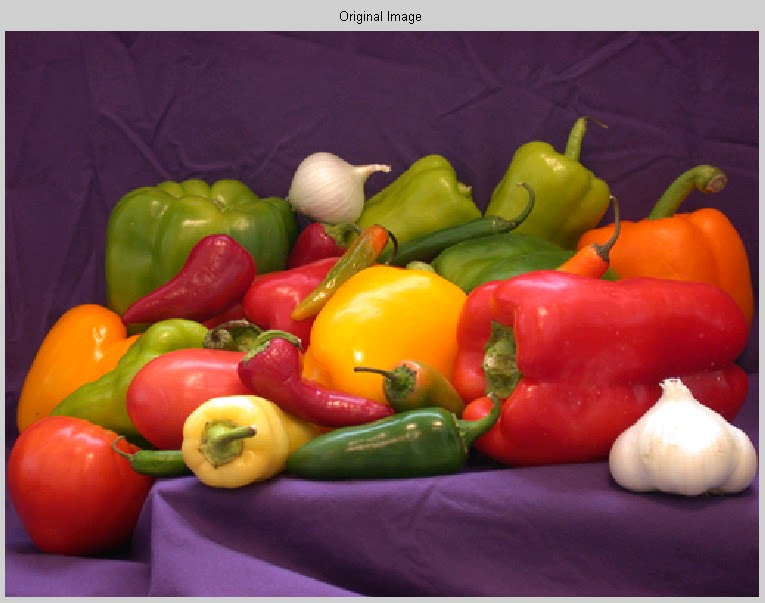
#> input picture Pictures/picture2.jpg, 765 x 603 px
$ python 'Histogram_Denkleştirme.py'
#> lines starting #> are read from the running program, lines starting #| are printed output that depends on the picture
import cv2
import matplotlib.pyplot as plt

# Görüntüyü yükle
img = cv2.imread('./Pictures/picture2.jpg', 0)
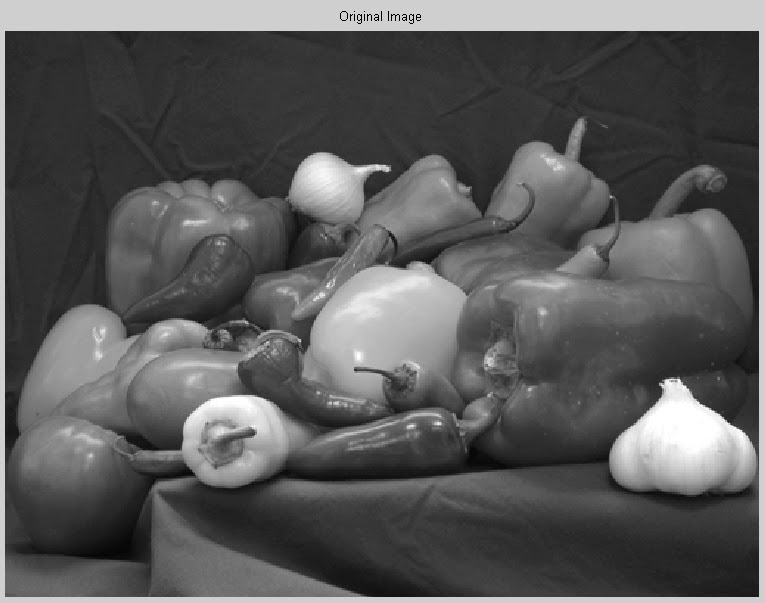
#> img: shape (603, 765); min 0, max 255, mean 90.1

# Histogram dengeleme işlemi
equ = cv2.equalizeHist(img)
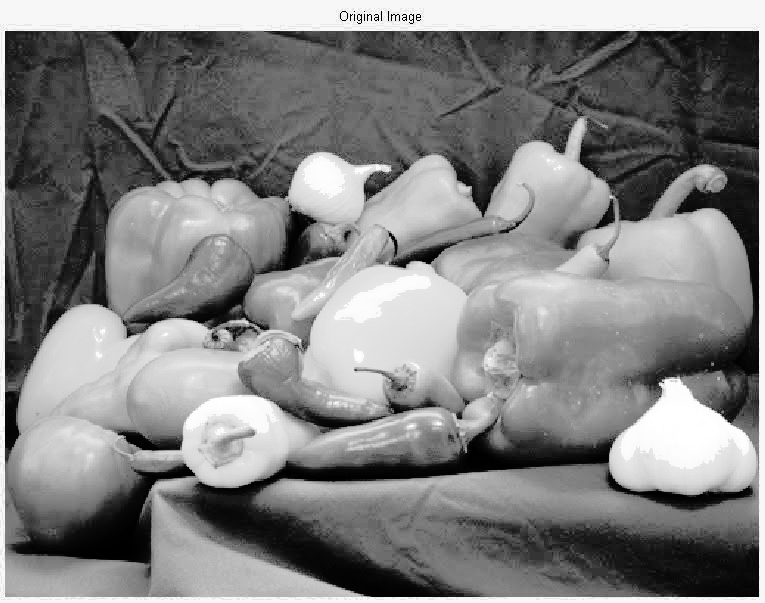
#> equ: shape (603, 765); min 0, max 255, mean 129.3

plt.figure(figsize=(8, 4))

plt.subplot(1, 2, 1)
plt.imshow(img, cmap='gray')
plt.title('Orijinal Görüntü')

plt.subplot(1, 2, 2)
plt.imshow(equ, cmap='gray')
plt.title('Histogram Dengeleme Sonucu')

plt.show()
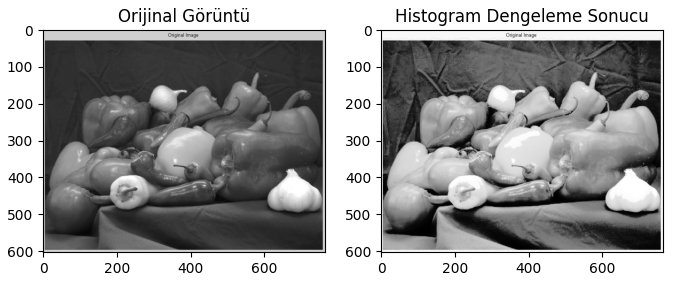
#> figure drawn by matplotlib, 2 panels

$ run again, with Pictures/picture1.jpg copied over Pictures/picture2.jpg
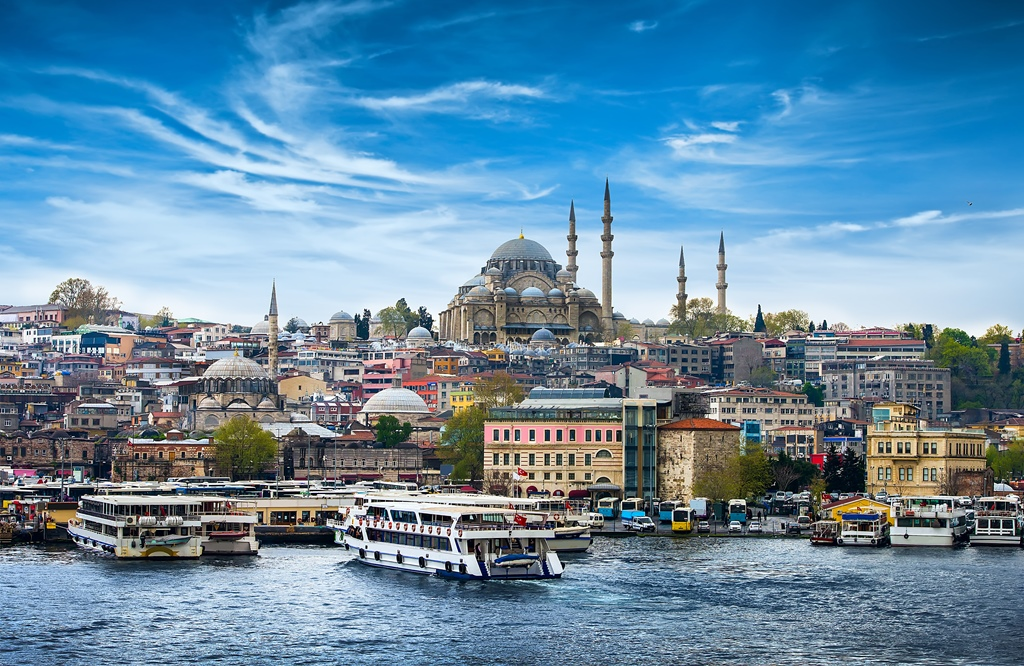
#> input picture Pictures/picture1.jpg, 1024 x 666 px
#> `equ = cv2.equalizeHist(img)`:
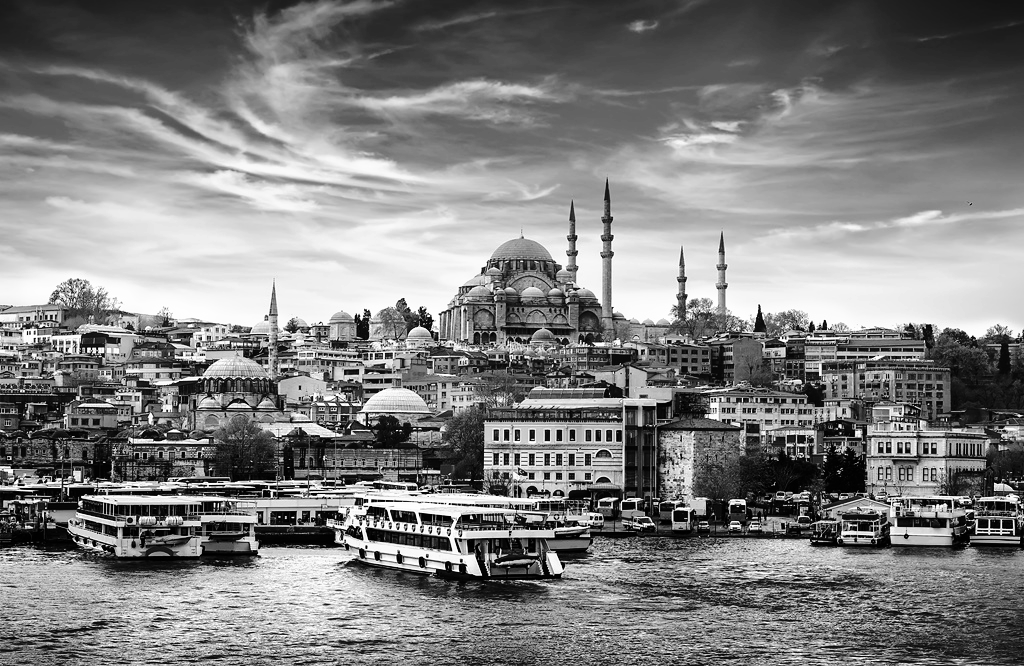
#> equ: shape (666, 1024); min 0, max 255, mean 127.9
#> `plt.show()`:
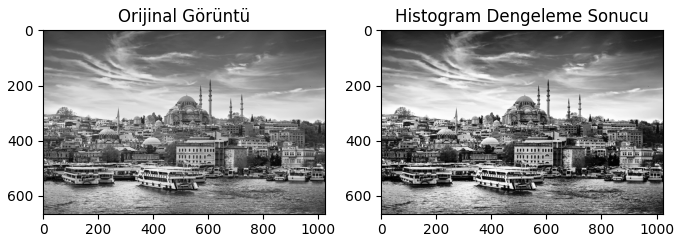
#> figure drawn by matplotlib, 2 panels

$ run again, with Pictures/picture3.jpg copied over Pictures/picture2.jpg
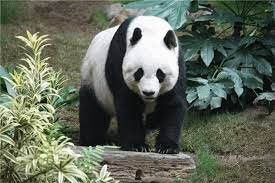
#> input picture Pictures/picture3.jpg, 275 x 183 px
#> `equ = cv2.equalizeHist(img)`:
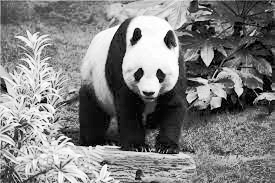
#> equ: shape (183, 275); min 0, max 255, mean 127.9
#> `plt.show()`:
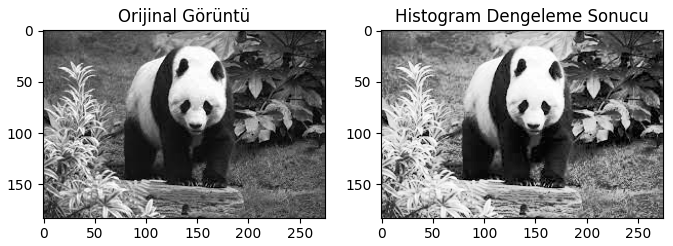
#> figure drawn by matplotlib, 2 panels
